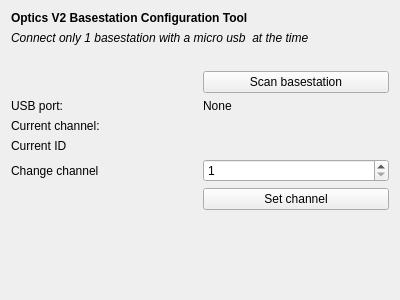
<?xml version="1.0" encoding="UTF-8"?>
<ui version="4.0">
 <class>Form</class>
 <widget class="QWidget" name="Form">
  <property name="geometry">
   <rect>
    <x>0</x>
    <y>0</y>
    <width>400</width>
    <height>300</height>
   </rect>
  </property>
  <property name="windowTitle">
   <string>Basestation configuration</string>
  </property>
  <layout class="QVBoxLayout" name="verticalLayout">
   <item>
    <layout class="QVBoxLayout" name="verticalLayout_2">
     <item>
      <layout class="QHBoxLayout" name="horizontalLayout">
       <item>
        <widget class="QLabel" name="label">
         <property name="font">
          <font>
           <weight>75</weight>
           <bold>true</bold>
          </font>
         </property>
         <property name="text">
          <string>Optics V2 Basestation Configuration Tool</string>
         </property>
        </widget>
       </item>
      </layout>
     </item>
     <item>
      <widget class="QLabel" name="label_5">
       <property name="font">
        <font>
         <pointsize>9</pointsize>
         <italic>true</italic>
        </font>
       </property>
       <property name="text">
        <string>Connect only 1 basestation with a micro usb  at the time </string>
       </property>
      </widget>
     </item>
     <item>
      <widget class="QLabel" name="label_6">
       <property name="font">
        <font>
         <pointsize>9</pointsize>
         <italic>true</italic>
        </font>
       </property>
       <property name="text">
        <string/>
       </property>
      </widget>
     </item>
     <item>
      <layout class="QGridLayout" name="checkGrid">
       <item row="5" column="0">
        <widget class="QLabel" name="label_2">
         <property name="text">
          <string>Change channel</string>
         </property>
        </widget>
       </item>
       <item row="2" column="0">
        <widget class="QLabel" name="label_3">
         <property name="text">
          <string>USB port: </string>
         </property>
        </widget>
       </item>
       <item row="1" column="1">
        <widget class="QPushButton" name="_scan_basestation_button">
         <property name="text">
          <string>Scan basestation</string>
         </property>
        </widget>
       </item>
       <item row="5" column="1">
        <widget class="QSpinBox" name="_set_channel_spinbox">
         <property name="minimum">
          <number>1</number>
         </property>
         <property name="maximum">
          <number>16</number>
         </property>
        </widget>
       </item>
       <item row="3" column="0">
        <widget class="QLabel" name="label_4">
         <property name="text">
          <string>Current channel:</string>
         </property>
        </widget>
       </item>
       <item row="3" column="1">
        <widget class="QLabel" name="_display_current_channel">
         <property name="text">
          <string/>
         </property>
        </widget>
       </item>
       <item row="2" column="1">
        <widget class="QLabel" name="_basestation_port_display">
         <property name="text">
          <string>None</string>
         </property>
        </widget>
       </item>
       <item row="6" column="0">
        <widget class="QLabel" name="label_7">
         <property name="text">
          <string/>
         </property>
        </widget>
       </item>
       <item row="6" column="1">
        <widget class="QPushButton" name="_set_basestation_button">
         <property name="enabled">
          <bool>true</bool>
         </property>
         <property name="text">
          <string>Set channel</string>
         </property>
         <property name="checkable">
          <bool>false</bool>
         </property>
        </widget>
       </item>
       <item row="4" column="0">
        <widget class="QLabel" name="label_8">
         <property name="text">
          <string>Current ID</string>
         </property>
        </widget>
       </item>
       <item row="4" column="1">
        <widget class="QLabel" name="_display_current_id">
         <property name="text">
          <string/>
         </property>
        </widget>
       </item>
      </layout>
     </item>
     <item>
      <widget class="QLabel" name="_basestation_mode_status">
       <property name="font">
        <font>
         <italic>true</italic>
        </font>
       </property>
       <property name="text">
        <string/>
       </property>
       <property name="alignment">
        <set>Qt::AlignRight|Qt::AlignTrailing|Qt::AlignVCenter</set>
       </property>
      </widget>
     </item>
     <item>
      <spacer name="verticalSpacer">
       <property name="orientation">
        <enum>Qt::Vertical</enum>
       </property>
       <property name="sizeHint" stdset="0">
        <size>
         <width>20</width>
         <height>40</height>
        </size>
       </property>
      </spacer>
     </item>
    </layout>
   </item>
  </layout>
 </widget>
 <resources/>
 <connections/>
</ui>
